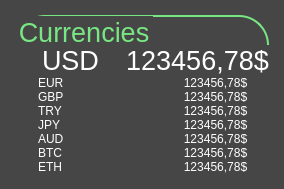
                            <widget class="QFrame" name="frame_bg_Currencies">
                             <property name="styleSheet">
                              <string notr="true">background-color: rgb(70, 70, 70);
border: none;
border-radius: 30px;</string>
                             </property>
                             <property name="frameShape">
                              <enum>QFrame::StyledPanel</enum>
                             </property>
                             <property name="frameShadow">
                              <enum>QFrame::Raised</enum>
                             </property>
                             <layout class="QVBoxLayout" name="verticalLayout_13">
                              <property name="spacing">
                               <number>12</number>
                              </property>
                              <property name="leftMargin">
                               <number>15</number>
                              </property>
                              <property name="topMargin">
                               <number>15</number>
                              </property>
                              <property name="rightMargin">
                               <number>15</number>
                              </property>
                              <property name="bottomMargin">
                               <number>15</number>
                              </property>
                              <item>
                               <widget class="QGroupBox" name="group_currencies">
                                <property name="font">
                                 <font>
                                  <pointsize>20</pointsize>
                                 </font>
                                </property>
                                <property name="styleSheet">
                                 <string notr="true">QGroupBox {
	border-radius: 30px;
	color: rgb(120, 230, 130);
	border: 2px solid rgb(120, 230, 130);
}


</string>
                                </property>
                                <property name="title">
                                 <string>Currencies</string>
                                </property>
                                <layout class="QVBoxLayout" name="verticalLayout_14">
                                 <property name="spacing">
                                  <number>0</number>
                                 </property>
                                 <property name="leftMargin">
                                  <number>0</number>
                                 </property>
                                 <property name="topMargin">
                                  <number>30</number>
                                 </property>
                                 <property name="rightMargin">
                                  <number>0</number>
                                 </property>
                                 <property name="bottomMargin">
                                  <number>0</number>
                                 </property>
                                 <item>
                                  <widget class="QFrame" name="USD_INF">
                                   <property name="frameShape">
                                    <enum>QFrame::NoFrame</enum>
                                   </property>
                                   <property name="frameShadow">
                                    <enum>QFrame::Raised</enum>
                                   </property>
                                   <layout class="QHBoxLayout" name="horizontalLayout_7">
                                    <property name="spacing">
                                     <number>0</number>
                                    </property>
                                    <property name="leftMargin">
                                     <number>0</number>
                                    </property>
                                    <property name="topMargin">
                                     <number>0</number>
                                    </property>
                                    <property name="rightMargin">
                                     <number>0</number>
                                    </property>
                                    <property name="bottomMargin">
                                     <number>0</number>
                                    </property>
                                    <item>
                                     <widget class="QLabel" name="USD">
                                      <property name="font">
                                       <font>
                                        <family>Nirmala UI</family>
                                        <pointsize>20</pointsize>
                                       </font>
                                      </property>
                                      <property name="styleSheet">
                                       <string notr="true">color: rgb(255, 255, 255);
padding-left: 20px;
font: 20pt &quot;Nirmala UI&quot;;</string>
                                      </property>
                                      <property name="text">
                                       <string>USD</string>
                                      </property>
                                     </widget>
                                    </item>
                                    <item>
                                     <widget class="QLabel" name="C_USD">
                                      <property name="font">
                                       <font>
                                        <family>Nirmala UI</family>
                                        <pointsize>20</pointsize>
                                       </font>
                                      </property>
                                      <property name="styleSheet">
                                       <string notr="true">color: rgb(255, 255, 255);
padding-left: 20px;</string>
                                      </property>
                                      <property name="text">
                                       <string>123456,78$</string>
                                      </property>
                                      <property name="alignment">
                                       <set>Qt::AlignCenter</set>
                                      </property>
                                     </widget>
                                    </item>
                                   </layout>
                                  </widget>
                                 </item>
                                 <item>
                                  <widget class="QFrame" name="EUR_INF">
                                   <property name="frameShape">
                                    <enum>QFrame::NoFrame</enum>
                                   </property>
                                   <property name="frameShadow">
                                    <enum>QFrame::Raised</enum>
                                   </property>
                                   <layout class="QHBoxLayout" name="horizontalLayout_8">
                                    <property name="spacing">
                                     <number>0</number>
                                    </property>
                                    <property name="leftMargin">
                                     <number>0</number>
                                    </property>
                                    <property name="topMargin">
                                     <number>0</number>
                                    </property>
                                    <property name="rightMargin">
                                     <number>0</number>
                                    </property>
                                    <property name="bottomMargin">
                                     <number>0</number>
                                    </property>
                                    <item>
                                     <widget class="QLabel" name="EUR">
                                      <property name="styleSheet">
                                       <string notr="true">color: rgb(255, 255, 255);
padding-left: 20px;
font: 20pt &quot;Nirmala UI&quot;;color: rgb(255, 255, 255);
padding-left: 20px;</string>
                                      </property>
                                      <property name="text">
                                       <string>EUR</string>
                                      </property>
                                     </widget>
                                    </item>
                                    <item>
                                     <widget class="QLabel" name="C_EUR">
                                      <property name="styleSheet">
                                       <string notr="true">color: rgb(255, 255, 255);
padding-left: 20px;
font: 20pt &quot;Nirmala UI&quot;;</string>
                                      </property>
                                      <property name="text">
                                       <string>123456,78$</string>
                                      </property>
                                      <property name="alignment">
                                       <set>Qt::AlignCenter</set>
                                      </property>
                                     </widget>
                                    </item>
                                   </layout>
                                  </widget>
                                 </item>
                                 <item>
                                  <widget class="QFrame" name="GBP_INF">
                                   <property name="frameShape">
                                    <enum>QFrame::NoFrame</enum>
                                   </property>
                                   <property name="frameShadow">
                                    <enum>QFrame::Raised</enum>
                                   </property>
                                   <layout class="QHBoxLayout" name="horizontalLayout_9">
                                    <property name="spacing">
                                     <number>0</number>
                                    </property>
                                    <property name="leftMargin">
                                     <number>0</number>
                                    </property>
                                    <property name="topMargin">
                                     <number>0</number>
                                    </property>
                                    <property name="rightMargin">
                                     <number>0</number>
                                    </property>
                                    <property name="bottomMargin">
                                     <number>0</number>
                                    </property>
                                    <item>
                                     <widget class="QLabel" name="GBP">
                                      <property name="styleSheet">
                                       <string notr="true">color: rgb(255, 255, 255);
padding-left: 20px;
font: 20pt &quot;Nirmala UI&quot;;</string>
                                      </property>
                                      <property name="text">
                                       <string>GBP</string>
                                      </property>
                                     </widget>
                                    </item>
                                    <item>
                                     <widget class="QLabel" name="C_GBP">
                                      <property name="styleSheet">
                                       <string notr="true">color: rgb(255, 255, 255);
padding-left: 20px;
font: 20pt &quot;Nirmala UI&quot;;</string>
                                      </property>
                                      <property name="text">
                                       <string>123456,78$</string>
                                      </property>
                                      <property name="alignment">
                                       <set>Qt::AlignCenter</set>
                                      </property>
                                     </widget>
                                    </item>
                                   </layout>
                                  </widget>
                                 </item>
                                 <item>
                                  <widget class="QFrame" name="TRY_INF">
                                   <property name="frameShape">
                                    <enum>QFrame::NoFrame</enum>
                                   </property>
                                   <property name="frameShadow">
                                    <enum>QFrame::Raised</enum>
                                   </property>
                                   <layout class="QHBoxLayout" name="horizontalLayout_10">
                                    <property name="spacing">
                                     <number>0</number>
                                    </property>
                                    <property name="leftMargin">
                                     <number>0</number>
                                    </property>
                                    <property name="topMargin">
                                     <number>0</number>
                                    </property>
                                    <property name="rightMargin">
                                     <number>0</number>
                                    </property>
                                    <property name="bottomMargin">
                                     <number>0</number>
                                    </property>
                                    <item>
                                     <widget class="QLabel" name="TRY">
                                      <property name="styleSheet">
                                       <string notr="true">color: rgb(255, 255, 255);
padding-left: 20px;
font: 20pt &quot;Nirmala UI&quot;;</string>
                                      </property>
                                      <property name="text">
                                       <string>TRY</string>
                                      </property>
                                     </widget>
                                    </item>
                                    <item>
                                     <widget class="QLabel" name="C_TRY">
                                      <property name="styleSheet">
                                       <string notr="true">color: rgb(255, 255, 255);
padding-left: 20px;
font: 20pt &quot;Nirmala UI&quot;;</string>
                                      </property>
                                      <property name="text">
                                       <string>123456,78$</string>
                                      </property>
                                      <property name="alignment">
                                       <set>Qt::AlignCenter</set>
                                      </property>
                                     </widget>
                                    </item>
                                   </layout>
                                  </widget>
                                 </item>
                                 <item>
                                  <widget class="QFrame" name="JPY_INF">
                                   <property name="frameShape">
                                    <enum>QFrame::NoFrame</enum>
                                   </property>
                                   <property name="frameShadow">
                                    <enum>QFrame::Raised</enum>
                                   </property>
                                   <layout class="QHBoxLayout" name="horizontalLayout_11">
                                    <property name="spacing">
                                     <number>0</number>
                                    </property>
                                    <property name="leftMargin">
                                     <number>0</number>
                                    </property>
                                    <property name="topMargin">
                                     <number>0</number>
                                    </property>
                                    <property name="rightMargin">
                                     <number>0</number>
                                    </property>
                                    <property name="bottomMargin">
                                     <number>0</number>
                                    </property>
                                    <item>
                                     <widget class="QLabel" name="JPY">
                                      <property name="styleSheet">
                                       <string notr="true">color: rgb(255, 255, 255);
padding-left: 20px;
font: 20pt &quot;Nirmala UI&quot;;</string>
                                      </property>
                                      <property name="text">
                                       <string>JPY</string>
                                      </property>
                                     </widget>
                                    </item>
                                    <item>
                                     <widget class="QLabel" name="C_JPY">
                                      <property name="styleSheet">
                                       <string notr="true">color: rgb(255, 255, 255);
padding-left: 20px;
font: 20pt &quot;Nirmala UI&quot;;</string>
                                      </property>
                                      <property name="text">
                                       <string>123456,78$</string>
                                      </property>
                                      <property name="alignment">
                                       <set>Qt::AlignCenter</set>
                                      </property>
                                     </widget>
                                    </item>
                                   </layout>
                                  </widget>
                                 </item>
                                 <item>
                                  <widget class="QFrame" name="AUD_INF">
                                   <property name="frameShape">
                                    <enum>QFrame::NoFrame</enum>
                                   </property>
                                   <property name="frameShadow">
                                    <enum>QFrame::Raised</enum>
                                   </property>
                                   <layout class="QHBoxLayout" name="horizontalLayout_12">
                                    <property name="spacing">
                                     <number>0</number>
                                    </property>
                                    <property name="leftMargin">
                                     <number>0</number>
                                    </property>
                                    <property name="topMargin">
                                     <number>0</number>
                                    </property>
                                    <property name="rightMargin">
                                     <number>0</number>
                                    </property>
                                    <property name="bottomMargin">
                                     <number>0</number>
                                    </property>
                                    <item>
                                     <widget class="QLabel" name="AUD">
                                      <property name="styleSheet">
                                       <string notr="true">color: rgb(255, 255, 255);
padding-left: 20px;
font: 20pt &quot;Nirmala UI&quot;;</string>
                                      </property>
                                      <property name="text">
                                       <string>AUD</string>
                                      </property>
                                     </widget>
                                    </item>
                                    <item>
                                     <widget class="QLabel" name="C_AUD">
                                      <property name="styleSheet">
                                       <string notr="true">color: rgb(255, 255, 255);
padding-left: 20px;
font: 20pt &quot;Nirmala UI&quot;;</string>
                                      </property>
                                      <property name="text">
                                       <string>123456,78$</string>
                                      </property>
                                      <property name="alignment">
                                       <set>Qt::AlignCenter</set>
                                      </property>
                                     </widget>
                                    </item>
                                   </layout>
                                  </widget>
                                 </item>
                                 <item>
                                  <widget class="QFrame" name="BTC_INF">
                                   <property name="frameShape">
                                    <enum>QFrame::NoFrame</enum>
                                   </property>
                                   <property name="frameShadow">
                                    <enum>QFrame::Raised</enum>
                                   </property>
                                   <layout class="QHBoxLayout" name="horizontalLayout_6">
                                    <property name="spacing">
                                     <number>0</number>
                                    </property>
                                    <property name="leftMargin">
                                     <number>0</number>
                                    </property>
                                    <property name="topMargin">
                                     <number>0</number>
                                    </property>
                                    <property name="rightMargin">
                                     <number>0</number>
                                    </property>
                                    <property name="bottomMargin">
                                     <number>0</number>
                                    </property>
                                    <item>
                                     <widget class="QLabel" name="BTC">
                                      <property name="styleSheet">
                                       <string notr="true">color: rgb(255, 255, 255);
padding-left: 20px;
font: 20pt &quot;Nirmala UI&quot;;</string>
                                      </property>
                                      <property name="text">
                                       <string>BTC</string>
                                      </property>
                                     </widget>
                                    </item>
                                    <item>
                                     <widget class="QLabel" name="C_BTC">
                                      <property name="styleSheet">
                                       <string notr="true">color: rgb(255, 255, 255);
padding-left: 20px;
font: 20pt &quot;Nirmala UI&quot;;</string>
                                      </property>
                                      <property name="text">
                                       <string>123456,78$</string>
                                      </property>
                                      <property name="alignment">
                                       <set>Qt::AlignCenter</set>
                                      </property>
                                     </widget>
                                    </item>
                                   </layout>
                                  </widget>
                                 </item>
                                 <item>
                                  <widget class="QFrame" name="ETH_INF">
                                   <property name="frameShape">
                                    <enum>QFrame::NoFrame</enum>
                                   </property>
                                   <property name="frameShadow">
                                    <enum>QFrame::Raised</enum>
                                   </property>
                                   <layout class="QHBoxLayout" name="horizontalLayout_13">
                                    <property name="spacing">
                                     <number>0</number>
                                    </property>
                                    <property name="leftMargin">
                                     <number>0</number>
                                    </property>
                                    <property name="topMargin">
                                     <number>0</number>
                                    </property>
                                    <property name="rightMargin">
                                     <number>0</number>
                                    </property>
                                    <property name="bottomMargin">
                                     <number>0</number>
                                    </property>
                                    <item>
                                     <widget class="QLabel" name="ETH">
                                      <property name="styleSheet">
                                       <string notr="true">color: rgb(255, 255, 255);
padding-left: 20px;
font: 20pt &quot;Nirmala UI&quot;;</string>
                                      </property>
                                      <property name="text">
                                       <string>ETH</string>
                                      </property>
                                     </widget>
                                    </item>
                                    <item>
                                     <widget class="QLabel" name="C_ETH">
                                      <property name="styleSheet">
                                       <string notr="true">color: rgb(255, 255, 255);
padding-left: 20px;
font: 20pt &quot;Nirmala UI&quot;;</string>
                                      </property>
                                      <property name="text">
                                       <string>123456,78$</string>
                                      </property>
                                      <property name="alignment">
                                       <set>Qt::AlignCenter</set>
                                      </property>
                                     </widget>
                                    </item>
                                   </layout>
                                  </widget>
                                 </item>
                                </layout>
                               </widget>
                              </item>
                             </layout>
                            </widget>
